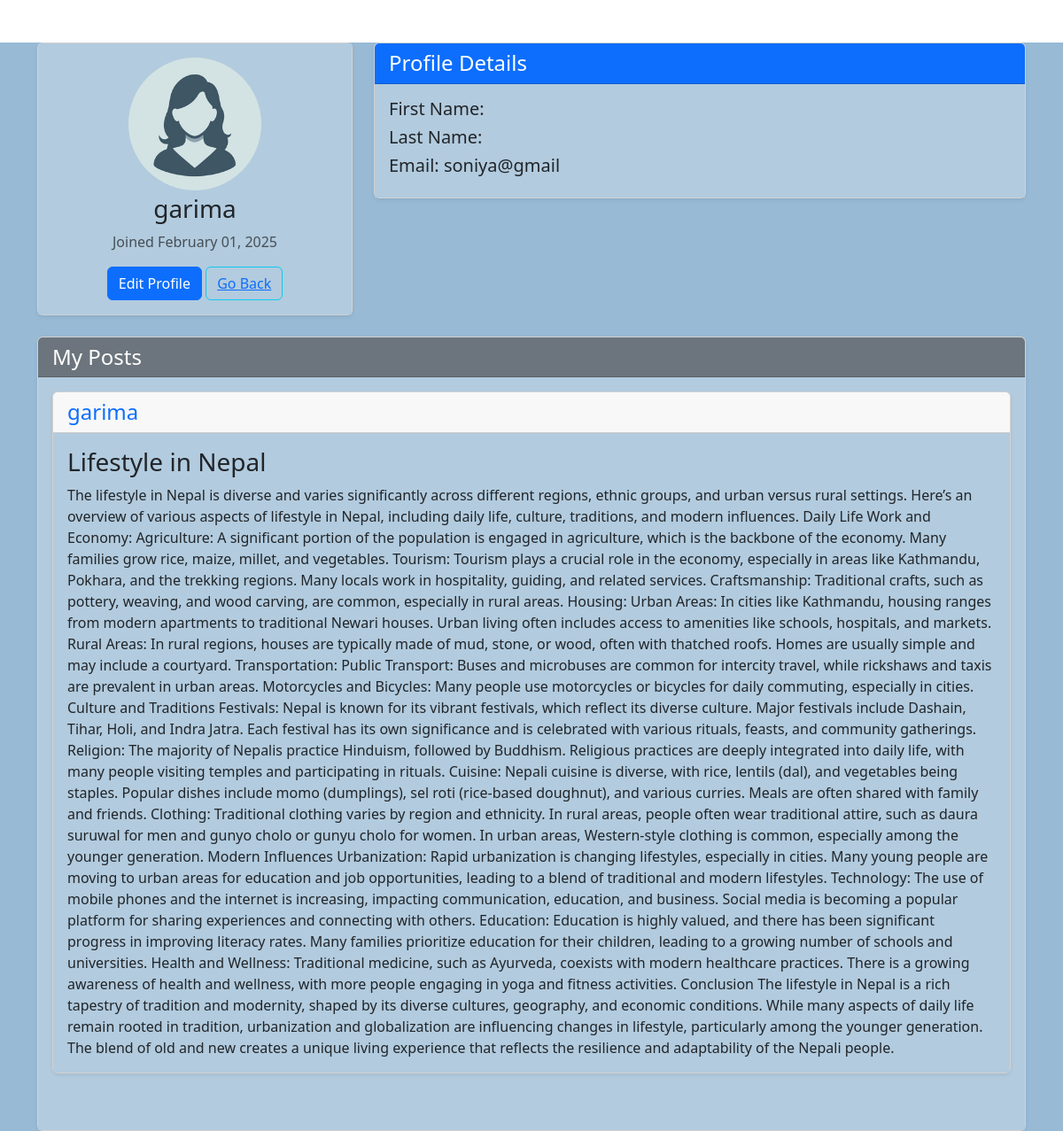
Screenshot of /profile/ (signed in) with the database file from the repository.
### base/models.py (models this page shows, shortened)
class Posts(models.Model):
    Title = models.CharField(max_length=100)
    description= models.TextField(max_length=1000)
    created_at = models.DateTimeField(default=timezone.now)
    author = models.ForeignKey(User, on_delete=models.CASCADE)

### base/views.py (the view, shortened to what this page needs)
# urls.py: path('profile/', views.profile, name= 'profile'),
@login_required
def profile(request):
    profile, created = Profile.objects.get_or_create(user=request.user)
    posts = Posts.objects.filter(author=request.user)
    return render(request, 'base/profile.html', {'posts': posts, 'profile': profile})

### base/templates/base/profile.html (shortened to what this page needs)
{% extends 'base/index.html' %}
{% block content %}
{% load static%}
<div class="container mt-5">
    <div class="row">
        <div class="col-md-4">
            <div class="card shadow-sm">
                <div class="card-body text-center">
                    <div class="mb-1">
                        {% if profile.image %}
                            <img src="{{ profile.image.url }}" class="rounded-circle" alt="Profile Picture" style="width: 150px; height: 150px; object-fit: cover;">
                        {% else %}
                            <img src="{% static 'images/default.jpg' %}" class="rounded-circle" alt="Default Profile Picture" style="width: 150px; height: 150px; object-fit: cover;">
                        {% endif %}
                    </div>
                    <h3 class="card-title">{{ user.username }}</h3>
                    <p class="text-muted">Joined {{ user.date_joined|date:"F d, Y" }}</p>
                    <a href="{% url 'update_profile' %}" class="btn btn-primary">Edit Profile</a>
                    <button class="btn btn-outline-info" type="submit"><a href="{% url 'home' %}">Go Back</a></button>
                </div>
            </div>
        </div>
        <div class="col-md-8">
            <div class="card shadow-sm">
                <div class="card-header bg-primary text-white">
                    <h4 class="mb-0">Profile Details</h4>
                </div>
                <div class="card-body">
                    <h5>First Name: {{ user.first_name }}</h5>
                    <h5>Last Name: {{ user.last_name }}</h5>
                    <h5>Email: {{ user.email }}</h5>
                </div>
            </div>
        </div>
    </div>
    <div class="row mt-4">
        <div class="col-md-12">
            <div class="card shadow-sm">
                <div class="card-header bg-secondary text-white">
                    <h4 class="mb-0">My Posts</h4>
                </div>
                <div class="card-body">
                    {% for post in posts %}
                    <form method="post">
                    <div class="card mb-5 shadow-sm">
                        <div class="card-header d-flex justify-content-between align-items-center">
                            <h4 class="text-primary mb-0">{{ post.author }}</h4>
                        </div>
                        <div class="card-body">
                            <h3 class="card-title">{{ post.Title }}</h3>
                            <p class="card-text">{{ post.description }}</p>
                        </div>
                    </div>
                    {% empty %}
                    <div class="alert alert-info text-center">
                        No posts available. Create your first post!
                    </div>
                    {% endfor %}
                    </form>
                </div>
            </div>
        </div>
    </div>
</div>
{% endblock %}

### base/templates/base/index.html (style rules this page uses)
.container { background-color: #98bad5; }
.navbar,.card-body { background-color: #b2cbde; }
.shadow-sm { background-color: white; }

### rows the page displays
Posts: author "garima", Title "Lifestyle in Nepal", description "The lifestyle in Nepal is diverse and varies significantly across different regions, ethnic groups, and urban versus rural settings. Here’s an overview of various aspects of lifestyle in Nepal, including daily life, culture, traditions, and modern influences. Daily Life Work and Economy: Agriculture: A significant portion of the population is engaged in agriculture, which is the backbone of the economy. Many families grow rice, maize, millet, and vegetables. Tourism: Tourism plays a crucial role in the economy, especially in areas like Kathmandu, Pokhara, and the trekking regions. Many locals work in hospitality, guiding, and related services. Craftsmanship: Traditional crafts, such as…"

### other values shown
{{ user.username }} "garima"
{{ user.date_joined|date:"F d, Y" }} "February 01, 2025"
{{ user.email }} "soniya@gmail"
